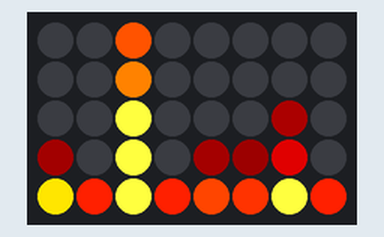
Bench run of a sketch on a simulated Arduino Uno, built with avr-gcc and run on an emulated ATmega328P. On the bench: 8×5 RGB LED matrix (first LED top left, wired row by row). Random numbers use the default seed unless the sketch sets one.

Above: at 1.57 s.
At 7.4 s:
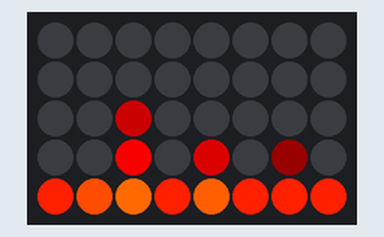
At 14.09 s:
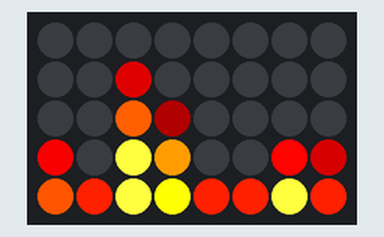
At 20.77 s:
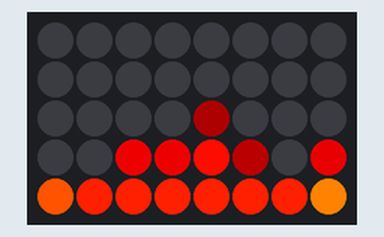
At 30.24 s:
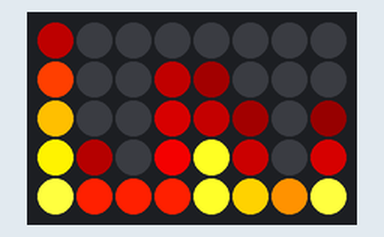
At 39.72 s:
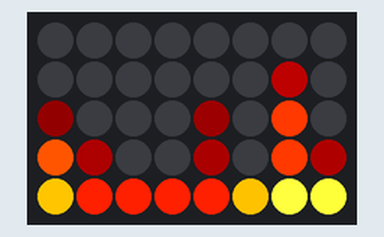

The sketch:

FireBoard.ino
```cpp
#include <FastLED.h>

/* NeoPixel Shield data pin is always 6. Change for other boards */
#define CONTROL_PIN 6

/* Board shape and size configuration. Sheild is 8x5, 40 pixels */
#define HEIGHT 5
#define WIDTH 8
#define NUM_LEDS HEIGHT*WIDTH

CRGB leds[NUM_LEDS];
CRGBPalette16 gPal;

void setup() {
  FastLED.addLeds<NEOPIXEL, CONTROL_PIN>(leds, NUM_LEDS);

  /* Set a black-body radiation palette
     This comes from FastLED */
  gPal = HeatColors_p;

  /* Clear display before starting */
  FastLED.clear();
  FastLED.show();
  FastLED.delay(1500); // Sanity before start
}

/* Refresh rate. Higher makes for flickerier
   Recommend small values for small displays */
#define FPS 17
#define FPS_DELAY 1000/FPS

void loop() {
  random16_add_entropy( random() ); // We chew a lot of entropy

  Fireplace();

  FastLED.show();
  FastLED.delay(FPS_DELAY); //
}

/* Rate of cooling. Play with to change fire from
   roaring (smaller values) to weak (larger values) */
#define COOLING 55

/* How hot is "hot"? Increase for brighter fire */
#define HOT 180
#define MAXHOT HOT*HEIGHT

void Fireplace () {
  static unsigned int spark[WIDTH]; // base heat
  CRGB stack[WIDTH][HEIGHT];        // stacks that are cooler

  // 1. Generate sparks to re-heat
  for( int i = 0; i < WIDTH; i++) {
    if (spark[i] < HOT ) {
      int base = HOT * 2;
      spark[i] = random16( base, MAXHOT );
    }
  }

  // 2. Cool all the sparks
  for( int i = 0; i < WIDTH; i++) {
    spark[i] = qsub8( spark[i], random8(0, COOLING) );
  }

  // 3. Build the stack
  /*    This works on the idea that pixels are "cooler"
        as they get further from the spark at the bottom */
  for( int i = 0; i < WIDTH; i++) {
    unsigned int heat = constrain(spark[i], HOT/2, MAXHOT);
    for( int j = HEIGHT-1; j >= 0; j--) {
      /* Calculate the color on the palette from how hot this
         pixel is */
      byte index = constrain(heat, 0, HOT);
      stack[i][j] = ColorFromPalette( gPal, index );

      /* The next higher pixel will be "cooler", so calculate
         the drop */
      unsigned int drop = random8(0,HOT);
      if (drop > heat) heat = 0; // avoid wrap-arounds from going "negative"
      else heat -= drop;

      heat = constrain(heat, 0, MAXHOT);
    }
  }

  // 4. map stacks to led array
  for( int i = 0; i < WIDTH; i++) {
  for( int j = 0; j < HEIGHT; j++) {
     leds[(j*WIDTH) + i] = stack[i][j];
  }
  }

}
```
